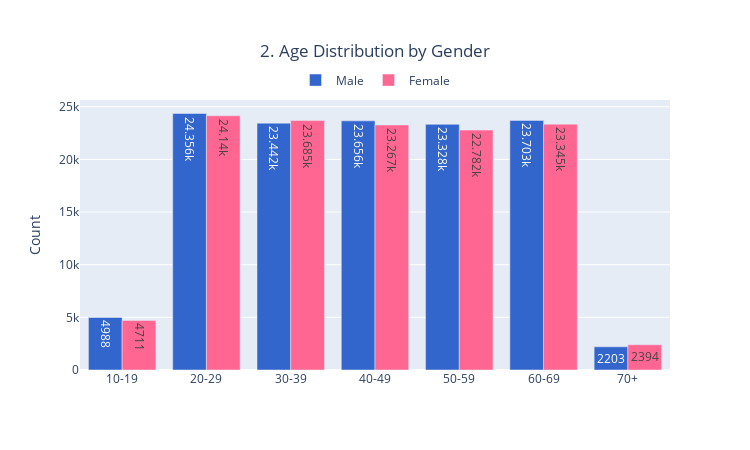

Write notebook code for a chart like this one.
### Code cell
age_group_gender_count = df[['Gender','Age Group']].value_counts().reset_index(name='Count')

fig1 = px.bar(age_group_gender_count, x='Age Group', y='Count', 
              color='Gender', barmode='group', 
              color_discrete_map={'Female': '#FF6692', 'Male': '#3366CC'},
              category_orders={'Age Group': age_labels},
              title='2. Age Distribution by Gender',
              text_auto=True)
fig1.update_layout(title={'x': 0.5, 'y': 0.9},
                   width=750, height=450,
                   xaxis_title= None,
                   legend_title=None,
                   legend=dict(orientation="h",yanchor="bottom",
                               y=1.02, xanchor="center",x=0.5))

### Figure 1 — Plotly figure (JSON) as saved in the notebook; plotly's stock layout.template omitted (floating-point values rounded to 4 significant figures)
{"data": [{"alignmentgroup": "True", "hovertemplate": "Gender=Male<br>Age Group=%{x}<br>Count=%{y}<extra></extra>", "legendgroup": "Male", "marker": {"color": "#3366CC", "pattern": {"shape": ""}}, "name": "Male", "offsetgroup": "Male", "orientation": "v", "showlegend": true, "textposition": "auto", "texttemplate": "%{y}", "type": "bar", "x": ["20-29", "60-69", "40-49", "30-39", "50-59", "10-19", "70+"], "xaxis": "x", "y": [24356, 23703, 23656, 23442, 23328, 4988, 2203], "yaxis": "y"}, {"alignmentgroup": "True", "hovertemplate": "Gender=Female<br>Age Group=%{x}<br>Count=%{y}<extra></extra>", "legendgroup": "Female", "marker": {"color": "#FF6692", "pattern": {"shape": ""}}, "name": "Female", "offsetgroup": "Female", "orientation": "v", "showlegend": true, "textposition": "auto", "texttemplate": "%{y}", "type": "bar", "x": ["20-29", "30-39", "60-69", "40-49", "50-59", "10-19", "70+"], "xaxis": "x", "y": [24140, 23685, 23345, 23267, 22782, 4711, 2394], "yaxis": "y"}], "layout": {"barmode": "group", "height": 450, "legend": {"orientation": "h", "title": {}, "tracegroupgap": 0, "x": 0.5, "xanchor": "center", "y": 1.02, "yanchor": "bottom"}, "title": {"text": "2. Age Distribution by Gender", "x": 0.5, "y": 0.9}, "width": 750, "xaxis": {"anchor": "y", "categoryarray": ["0-9", "10-19", "20-29", "30-39", "40-49", "50-59", "60-69", "70+"], "categoryorder": "array", "domain": [0, 1], "title": {}}, "yaxis": {"anchor": "x", "domain": [0, 1], "title": {"text": "Count"}}}}
